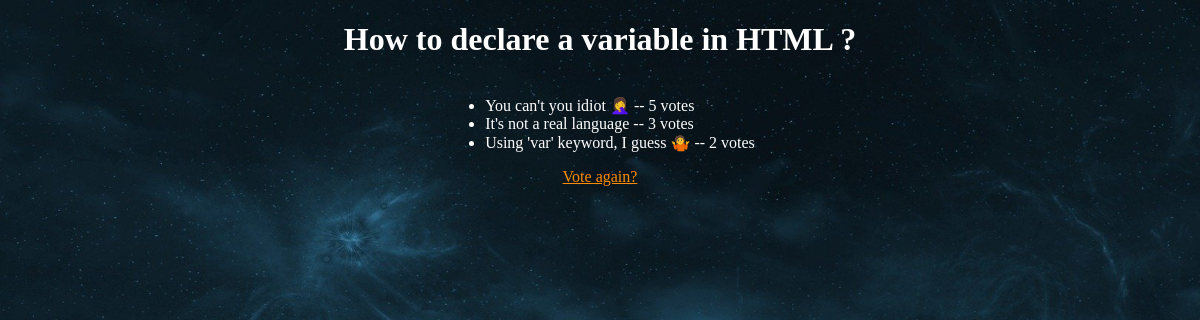
The app's page /polls/2/results/ with its own data.
### polls/models.py (models this page shows, shortened)
class Question(models.Model):
    question_text = models.CharField(max_length=200)
    pub_date = models.DateTimeField("date published")

class Choice(models.Model):
    question = models.ForeignKey(Question, on_delete=models.CASCADE)
    choice_text = models.CharField(max_length=200)
    votes = models.IntegerField(default=0)

### polls/views.py (the view)
# urls.py: path("<int:pk>/results/", views.ResultsView.as_view(), name="results"),
class ResultsView(generic.DetailView):
    model = Question
    template_name = "polls/results.html"

### polls/templates/polls/results.html
{% load static %}
<link rel="stylesheet" href="{% static 'polls/style.css' %}">
<h1>{{ question.question_text }}</h1>
<ul>
{% for choice in question.choice_set.all %}
    <li>{{ choice.choice_text }} -- {{ choice.votes }} vote{{ choice.votes|pluralize }}</li>
{% endfor %}
</ul>
<a href="{% url 'polls:detail' question.id %}">Vote again?</a>

### polls/static/polls/style.css (style rules this page uses)
a { color: darkorange; }
li { color: white; }
h1,h2,p,label { color: white; text-align: center; }

### records on screen
Question: question_text "How to declare a variable in HTML ?"
Choice: choice_text "You can't you idiot 🤦‍♀️", votes "5"
Choice: choice_text "It's not a real language", votes "3"
Choice: choice_text "Using 'var' keyword, I guess 🤷", votes "2"
